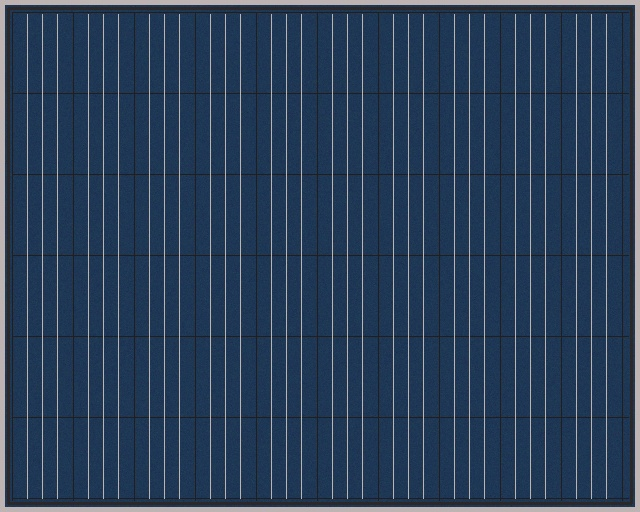
#> input picture data/sample/clean_module_01.jpg, 640 x 512 px
$ python -i detector.py   (imports and definitions only)
#> lines starting #> are read from the running program, lines starting #| are printed output that depends on the picture; after the words box and inside, x2 and y2 are one past the last pixel; in counts of white or black regions, pixels touching at a corner belong together
#> further down, picture is the input picture: shape (512, 640, 3); mean B, G, R 89.8, 63.9, 43
"""
Multi-class Photovoltaic Defect Detector utilizing morphological gradient analysis,
adaptive thermal anomaly thresholding, and Non-Maximum Suppression (NMS).
"""

from dataclasses import dataclass
from typing import List, Tuple, Optional
import cv2
import numpy as np

from .config import DetectorConfig, DefectClass, DEFECT_REGISTRY


@dataclass
class DefectDetection:
    """Encapsulates a detected defect instance."""
    bbox: Tuple[int, int, int, int]
    category: DefectClass
    confidence: float
    area_pixels: int
    contour: np.ndarray
    intensity_delta: float
    estimated_temp_delta: float

    @property
    def x(self) -> int:
        return self.bbox[0]

    @property
    def y(self) -> int:
        return self.bbox[1]

    @property
    def width(self) -> int:
        return self.bbox[2]

    @property
    def height(self) -> int:
        return self.bbox[3]

    @property
    def center(self) -> Tuple[float, float]:
        return (self.x + self.width / 2.0, self.y + self.height / 2.0)


class SolarDefectDetector:
    """
    Modular detector capable of segmenting Hotspots, Microcracks, PID,
    Soiling, and Bypass Diode Failures from aerial thermographic / optical imagery.
    """

    def __init__(self, config: Optional[DetectorConfig] = None):
        self.config = config or DetectorConfig()

    def detect(self, image: np.ndarray) -> List[DefectDetection]:
        h, w = image.shape[:2]
#> h = 512; w = 640
        gray = cv2.cvtColor(image, cv2.COLOR_BGR2GRAY)
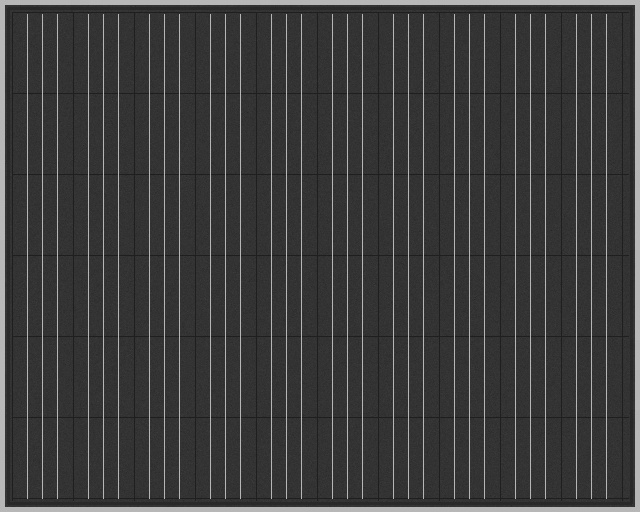
#> gray: shape (512, 640); min 24, max 190, mean 60.6
        thermal_ch = image[:, :, 2]
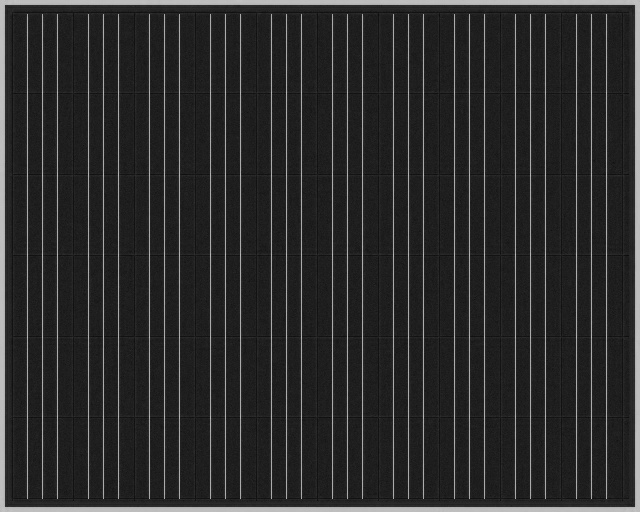
#> thermal_ch: shape (512, 640); min 10, max 198, mean 43

        candidates: List[DefectDetection] = []

        # 1. Thermal Anomalies (Hotspots and Diode Failures)
        candidates.extend(self._detect_thermal_anomalies(image, gray, thermal_ch))

        # 2. Soiling (Chromatic dirt/dust shift: Hue 10..45 vs background Hue 100..120)
        candidates.extend(self._detect_soiling(image, gray, candidates))

        # 3. Microcracks (Dark hairline fractures)
        candidates.extend(self._detect_microcracks(gray, candidates))

        valid_candidates = [
            c for c in candidates
            if c.confidence >= self.config.confidence_threshold
            and c.area_pixels >= self.config.min_defect_area_px
            and c.area_pixels <= (w * h * self.config.max_defect_area_ratio)
        ]

        return self.apply_nms(valid_candidates, self.config.nms_iou_threshold)

    def _detect_thermal_anomalies(self, bgr: np.ndarray, gray: np.ndarray, thermal: np.ndarray) -> List[DefectDetection]:
        h, w = gray.shape
#> h = 512; w = 640
        mean_th = float(np.mean(thermal))
#> mean_th = 43.01
        std_th = float(np.std(thermal))
#> std_th = 40.06

        detections: List[DefectDetection] = []

        # Check internal columns with 1D smoothing to ignore narrow 1px busbars
        col_means = np.mean(thermal[16:h-16, :], axis=0)
#> col_means = 640 values, max 190.6 at index 637, min 18.39 at index 12, mean 40.17
        inner_cols = col_means[18:w-18]
#> inner_cols = 604 values, max 172 at index 558, min 18.47 at index 55, mean 37.98
        inner_smooth = cv2.blur(inner_cols.reshape(1, -1), (15, 1))[0]
#> inner_smooth = 604 values, max 41.4 at index 520, min 29.65 at index 306, mean 37.98
        hot_cols = np.where(inner_smooth > 100.0)[0]
#> hot_cols = empty array

        if len(hot_cols) > (w * 0.15) and (len(hot_cols) < w * 0.45):
            x_start = int(hot_cols[0] + 18)
            x_end = int(hot_cols[-1] + 18)
            bw = x_end - x_start
            bh = int(h - 28)
            y_start = 14
            sub_patch = thermal[y_start:y_start+bh, x_start:x_start+bw]
            delta_intensity = float(np.mean(sub_patch) - mean_th)
            if delta_intensity > 35:
                cnt_box = np.array([
                    [[x_start, y_start]], [[x_start + bw, y_start]],
                    [[x_start + bw, y_start + bh]], [[x_start, y_start + bh]]
                ], dtype=np.int32)
                max_dt = DEFECT_REGISTRY[DefectClass.DIODE_FAILURE].max_delta_temp
                temp_delta = (delta_intensity / 255.0) * max_dt + 15.0
                detections.append(DefectDetection(
                    bbox=(x_start, y_start, bw, bh),
                    category=DefectClass.DIODE_FAILURE,
                    confidence=0.96,
                    area_pixels=int(bw * bh),
                    contour=cnt_box,
                    intensity_delta=delta_intensity,
                    estimated_temp_delta=round(temp_delta, 1)
                ))
                return detections

        thresh_val = max(190.0, mean_th + 2.2 * std_th)
#> thresh_val = 190
        _, binary = cv2.threshold(thermal, min(245, int(thresh_val)), 255, cv2.THRESH_BINARY)
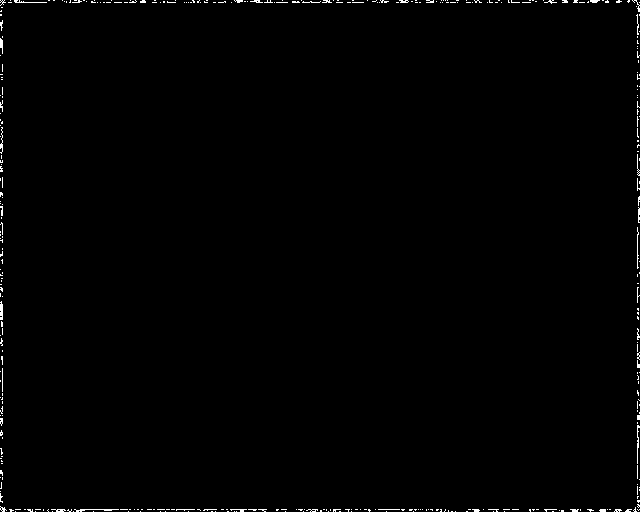
#> binary: shape (512, 640); 0.72% white in thin lines or dots

        kernel = cv2.getStructuringElement(cv2.MORPH_ELLIPSE, (7, 7))
        closed = cv2.morphologyEx(binary, cv2.MORPH_CLOSE, kernel)
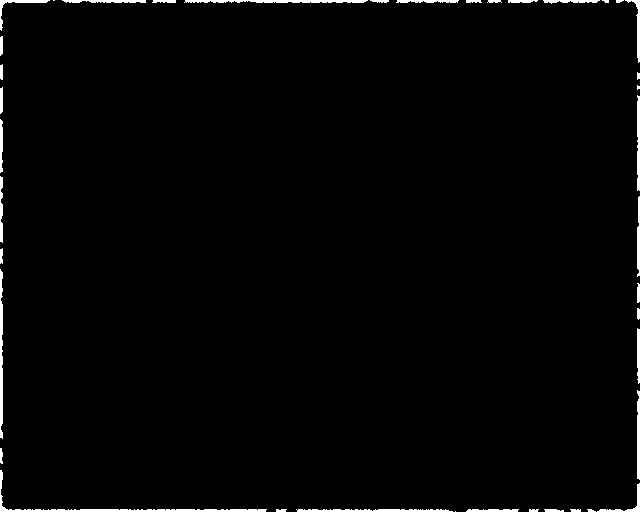
#> closed: shape (512, 640); 1.7% white; 40 white regions (6 under 20 px)

        contours, _ = cv2.findContours(closed, cv2.RETR_EXTERNAL, cv2.CHAIN_APPROX_SIMPLE)
#> contours = 40 contours, 11 with area under 20; largest, box (x1, y1, x2, y2) and area: (0, 470, 267, 512) 518, (184, 0, 368, 3) 286, (0, 269, 3, 439) 282, (296, 509, 453, 512) 240, (637, 95, 640, 191) 172

        for cnt in contours:
            area = cv2.contourArea(cnt)
            if area < 80 or area > (0.12 * w * h):
                continue

            x, y, bw, bh = cv2.boundingRect(cnt)
            aspect_ratio = float(bw) / max(1, bh)

            if 0.50 <= aspect_ratio <= 2.0 and bw < (0.25 * w) and bh < (0.25 * h):
                mask = np.zeros_like(thermal)
                cv2.drawContours(mask, [cnt], -1, 255, -1)
                mean_defect_th = cv2.mean(thermal, mask=mask)[0]
                delta_th = max(0.0, mean_defect_th - mean_th)

                if delta_th > 40.0:
                    max_dt = DEFECT_REGISTRY[DefectClass.HOTSPOT].max_delta_temp
                    temp_delta = (delta_th / 255.0) * max_dt + 10.0
                    confidence = min(0.96, 0.72 + (delta_th / 255.0) * 0.28)

                    pad = int(max(bw, bh) * 0.45)
                    nx = max(0, x - pad)
                    ny = max(0, y - pad)
                    nw = min(w - nx, bw + 2 * pad)
                    nh = min(h - ny, bh + 2 * pad)

                    detections.append(DefectDetection(
                        bbox=(nx, ny, nw, nh),
                        category=DefectClass.HOTSPOT,
                        confidence=confidence,
                        area_pixels=int(nw * nh * 0.78),
                        contour=cnt,
                        intensity_delta=delta_th,
                        estimated_temp_delta=round(temp_delta, 1)
                    ))
#> this loop made 40 passes
#> (area, x, y, bw, bh, aspect_ratio, mean_defect_th, delta_th) on passes 9, 40: (125.5, 597, 483, 43, 29, 1.48, 190.4, 147.3), (129.5, 0, 0, 50, 31, 1.61, 190.3, 147.3)
#> (area, x, y, bw, bh, aspect_ratio) on passes 6, 7, 10, 12, 13, 16: (85.5, 466, 509, 53, 3, 17.67), (240.5, 296, 509, 157, 3, 52.33), (518.5, 0, 470, 267, 42, 6.36), (162, 637, 390, 3, 90, 0.0333), (97.5, 637, 328, 3, 56, 0.0536), (281.5, 0, 269, 3, 170, 0.0176)
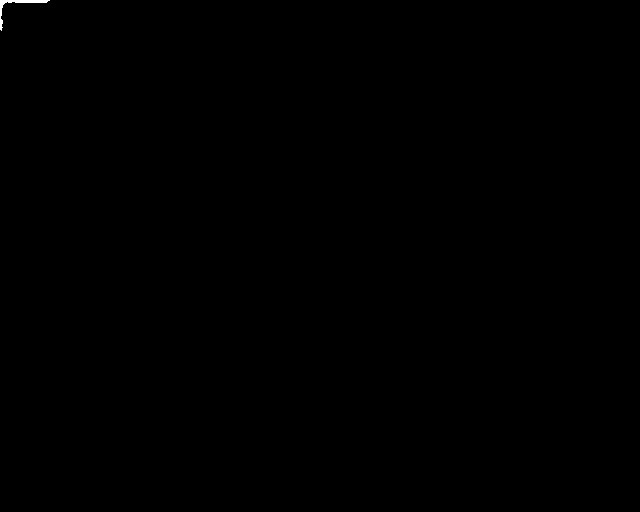
#> mask: shape (512, 640); 0.06% white; 1 white region, box (x1, y1, x2, y2) and area: (0, 0, 50, 31) 206
#> after the loop, detections = 2 items

        return detections

    def _detect_soiling(self, bgr: np.ndarray, gray: np.ndarray, existing: List[DefectDetection]) -> List[DefectDetection]:
        if any(d.category in (DefectClass.HOTSPOT, DefectClass.DIODE_FAILURE) for d in existing):
            return []

        h, w = gray.shape
        hsv = cv2.cvtColor(bgr, cv2.COLOR_BGR2HSV)
        hue = hsv[:, :, 0]
        sat = hsv[:, :, 1]
        val = hsv[:, :, 2]

        # Brown / earthy dust chromatic mask: Hue 10..45, Saturation > 70
        mask = (hue >= 10) & (hue <= 45) & (sat > 70) & (val > 65)
        binary = np.uint8(mask * 255)

        kernel = cv2.getStructuringElement(cv2.MORPH_ELLIPSE, (9, 9))
        cleaned = cv2.morphologyEx(binary, cv2.MORPH_CLOSE, kernel)

        contours, _ = cv2.findContours(cleaned, cv2.RETR_EXTERNAL, cv2.CHAIN_APPROX_SIMPLE)
        detections: List[DefectDetection] = []

        for cnt in contours:
            area = cv2.contourArea(cnt)
            if area < 600:
                continue

            x, y, bw, bh = cv2.boundingRect(cnt)

            if bh > (0.45 * h) or bw > (0.45 * w):
                continue
            aspect_ratio = float(bw) / max(1, bh)
            if aspect_ratio > 3.0 or aspect_ratio < 0.33:
                continue

            category = DefectClass.SOILING
            confidence = min(0.95, 0.75 + (area / 10000.0) * 0.20)

            pad = 6
            nx = max(0, x - pad)
            ny = max(0, y - pad)
            nw = min(w - nx, bw + 2 * pad)
            nh = min(h - ny, bh + 2 * pad)

            detections.append(DefectDetection(
                bbox=(nx, ny, nw, nh),
                category=category,
                confidence=confidence,
                area_pixels=int(area),
                contour=cnt,
                intensity_delta=float(np.mean(sat[y:y+bh, x:x+bw])),
                estimated_temp_delta=6.0
            ))

        return detections

    def _detect_microcracks(self, gray: np.ndarray, existing: List[DefectDetection]) -> List[DefectDetection]:
        # Do not flag microcracks if a prominent defect already covers the module
        if existing:
            return []

        h, w = gray.shape
        kernel = cv2.getStructuringElement(cv2.MORPH_RECT, (9, 9))
        blackhat = cv2.morphologyEx(gray, cv2.MORPH_BLACKHAT, kernel)

        _, thresh = cv2.threshold(blackhat, 40, 255, cv2.THRESH_BINARY)
        kernel_line = cv2.getStructuringElement(cv2.MORPH_CROSS, (3, 3))
        dilated = cv2.dilate(thresh, kernel_line, iterations=1)

        contours, _ = cv2.findContours(dilated, cv2.RETR_EXTERNAL, cv2.CHAIN_APPROX_SIMPLE)
        detections: List[DefectDetection] = []

        for cnt in contours:
            area = cv2.contourArea(cnt)
            if area < 120:
                continue

            x, y, bw, bh = cv2.boundingRect(cnt)

            if bw > (0.50 * w) or bh > (0.50 * h) or bw < 6 or bh < 6:
                continue

            peri = cv2.arcLength(cnt, True)
            if peri == 0:
                continue

            circularity = 4 * np.pi * (area / (peri * peri))
            if circularity < 0.35:
                pad = 8
                nx = max(0, x - pad)
                ny = max(0, y - pad)
                nw = min(w - nx, bw + 2 * pad)
                nh = min(h - ny, bh + 2 * pad)

                category = DefectClass.MICROCRACK
                confidence = min(0.92, 0.70 + (peri / 250.0) * 0.22)
                detections.append(DefectDetection(
                    bbox=(nx, ny, nw, nh),
                    category=category,
                    confidence=confidence,
                    area_pixels=int(nw * nh * 0.45),
                    contour=cnt,
                    intensity_delta=float(np.mean(blackhat[y:y+bh, x:x+bw])),
                    estimated_temp_delta=4.5
                ))

        return detections

    @staticmethod
    def apply_nms(detections: List[DefectDetection], iou_thresh: float) -> List[DefectDetection]:
#> called with iou_thresh = 0.4
        if not detections:
            return []

        sorted_dets = sorted(detections, key=lambda d: d.confidence, reverse=True)
#> sorted_dets = 2 items
        selected: List[DefectDetection] = []

        while sorted_dets:
            current = sorted_dets.pop(0)
            selected.append(current)

            remaining: List[DefectDetection] = []
            for det in sorted_dets:
                iou = SolarDefectDetector._calculate_iou(current.bbox, det.bbox)
                if iou < iou_thresh:
                    remaining.append(det)
            sorted_dets = remaining
#> this loop made 2 passes
#> after the loop, selected = 2 items

        return selected

    @staticmethod
    def _calculate_iou(boxA: Tuple[int, int, int, int], boxB: Tuple[int, int, int, int]) -> float:
        xA = max(boxA[0], boxB[0])
        yA = max(boxA[1], boxB[1])
        xB = min(boxA[0] + boxA[2], boxB[0] + boxB[2])
        yB = min(boxA[1] + boxA[3], boxB[1] + boxB[3])

        inter_w = max(0, xB - xA)
        inter_h = max(0, yB - yA)
        inter_area = inter_w * inter_h

        areaA = boxA[2] * boxA[3]
        areaB = boxB[2] * boxB[3]
        union_area = float(areaA + areaB - inter_area)

        return inter_area / union_area if union_area > 0 else 0.0

>>> import cv2
>>> picture = cv2.imread('../data/sample/clean_module_01.jpg')
>>> result = SolarDefectDetector().detect(picture)
#> result = 2 items
